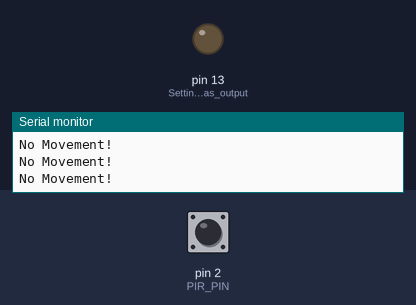
A sketch run on a simulated Arduino Uno, built with avr-gcc and run on an emulated ATmega328P. Parts: output pins drawn as LEDs (lit = HIGH), the last lines printed to the serial monitor. Dashed ring = blinking. The test bench sets the inputs (shaded band); at power-on: pin 2 (PIR_PIN) LOW.

Above: at 1.2 s.
1.3 s: pin 2 (PIR_PIN) driven HIGH
At 1.7 s:
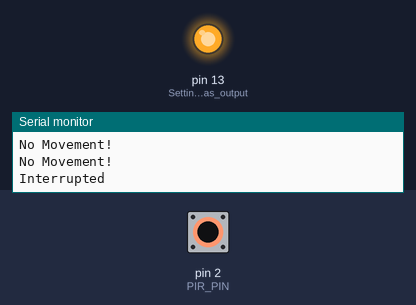
2.8 s: pin 2 (PIR_PIN) driven LOW
At 4.1 s:
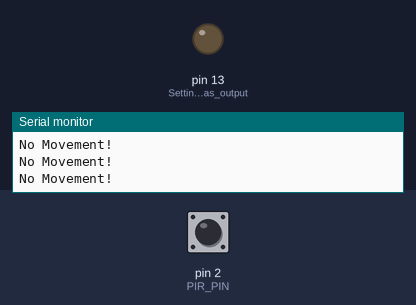
5.8 s: pin 2 (PIR_PIN) pulsed HIGH 5 times (0.12 s each, 0.3 s apart)
At 6.2 s:
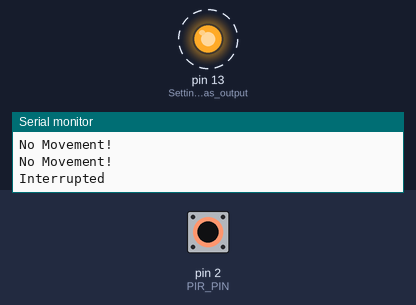
10.3 s: pin 2 (PIR_PIN) pulsed HIGH 2 times (0.12 s each, 0.3 s apart)
At 11.4 s:
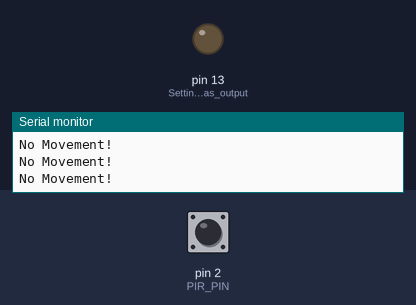
Timing chart, 0 to 13.3 s (numbered marks = the images above; inputs shaded):
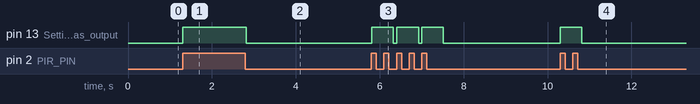

The sketch:

Task1.1P.ino
```cpp
// Constants
const int PIR_PIN = 2; // Pin 2 is set to sensor pin

// Variables
int motionDetected = 0; // This variable tells if the motion is detected or not by setting value by 0 (off)/1 (on)

void setup() {
    pinMode(PIR_PIN, INPUT); // Setting PIR pin as input
    pinMode(LED_BUILTIN, OUTPUT); // Setting LED pin as output
    Serial.begin(9600);
}

void loop() {
    motionDetected = digitalRead(PIR_PIN); // reading the value from sensor to detect motion

    if (motionDetected == 1) {       // Motion detected
        digitalWrite(LED_BUILTIN, HIGH);
        Serial.println("Interrupted");

        delay(500);
    }
    else {                // Motion not detecte4d
        digitalWrite(LED_BUILTIN, LOW);
        Serial.println("No Movement!");
    }
}


/*


Code Explaination:
This is a simple Arduino program that uses a passive infrared (PIR) sensor to detect motion and turn on an LED if motion is detected.
The program sets up a constant integer variable "PIR_PIN" to pin 2, which is connected to the PIR sensor. Another integer variable "motionDetected" is
used to store the value detected by the PIR sensor (0 for no motion and 1 for motion).

The setup function sets the pinMode for the PIR_PIN and LED_BUILTIN to INPUT and OUTPUT, respectively. It also initializes the serial communication
at a baud rate of 9600.

The loop function reads the value from the PIR sensor using the digitalRead function and stores it in the "motionDetected" variable. If the "motionDetected"
variable is equal to 1, it means that motion has been detected and the LED_BUILTIN is turned on using digitalWrite function, and the message "Interrupted" is
printed to the serial monitor. There is also a delay of 500ms to avoid multiple detections of the same motion. If the "motionDetected" variable is not equal to 1,
it means that no motion has been detected and the LED_BUILTIN is turned off using digitalWrite function, and the message "No Movement!" is printed to the serial
monitor.

In summary, this program continuously monitors the PIR sensor to detect motion and turns on an LED when motion is detected, and prints appropriate messages to the
serial monitor based on the motion detection status.


*/
```

Measured:
- after the input at 1.3 s, pin 13 (Setting_LED_pin_as_output): LOW → HIGH at once
- after the input at 2.8 s, pin 13 (Setting_LED_pin_as_output): HIGH → LOW at once
- after the input at 5.8 s, pin 13 (Setting_LED_pin_as_output): alternates HIGH for 0.51 s and LOW for 0.09 s, 6 changes in all, then stays LOW, starting at once
- after the input at 10.3 s, pin 13 (Setting_LED_pin_as_output): LOW → HIGH at once, → LOW 0.51 s later
